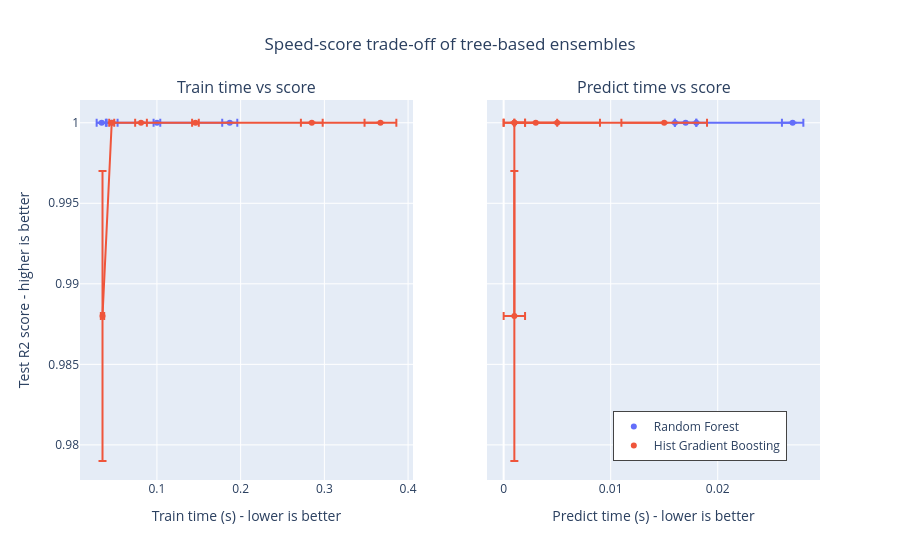

Notebook code cell kept with this figure:
### Code cell
import plotly.colors as colors
import plotly.express as px
from plotly.subplots import make_subplots

fig = make_subplots(
    rows=1,
    cols=2,
    shared_yaxes=True,
    subplot_titles=["Train time vs score", "Predict time vs score"],
)
model_names = [result["model"] for result in results]
colors_list = colors.qualitative.Plotly * (
    len(model_names) // len(colors.qualitative.Plotly) + 1
)

for idx, result in enumerate(results):
    cv_results = result["cv_results"].round(3)
    model_name = result["model"]
    param_name = next(iter(param_grids[model_name].keys()))
    cv_results[param_name] = cv_results["param_" + param_name]
    cv_results["model"] = model_name

    scatter_fig = px.scatter(
        cv_results,
        x="mean_fit_time",
        y="mean_test_score",
        error_x="std_fit_time",
        error_y="std_test_score",
        hover_data=param_name,
        color="model",
    )
    line_fig = px.line(
        cv_results,
        x="mean_fit_time",
        y="mean_test_score",
    )

    scatter_trace = scatter_fig["data"][0]
    line_trace = line_fig["data"][0]
    scatter_trace.update(marker=dict(color=colors_list[idx]))
    line_trace.update(line=dict(color=colors_list[idx]))
    fig.add_trace(scatter_trace, row=1, col=1)
    fig.add_trace(line_trace, row=1, col=1)

    scatter_fig = px.scatter(
        cv_results,
        x="mean_score_time",
        y="mean_test_score",
        error_x="std_score_time",
        error_y="std_test_score",
        hover_data=param_name,
    )
    line_fig = px.line(
        cv_results,
        x="mean_score_time",
        y="mean_test_score",
    )

    scatter_trace = scatter_fig["data"][0]
    line_trace = line_fig["data"][0]
    scatter_trace.update(marker=dict(color=colors_list[idx]))
    line_trace.update(line=dict(color=colors_list[idx]))
    fig.add_trace(scatter_trace, row=1, col=2)
    fig.add_trace(line_trace, row=1, col=2)

fig.update_layout(
    xaxis=dict(title="Train time (s) - lower is better"),
    yaxis=dict(title="Test R2 score - higher is better"),
    xaxis2=dict(title="Predict time (s) - lower is better"),
    legend=dict(x=0.72, y=0.05, traceorder="normal", borderwidth=1),
    title=dict(x=0.5, text="Speed-score trade-off of tree-based ensembles"),
)

### Figure 1 — Plotly figure (JSON) as saved in the notebook; plotly's stock layout.template omitted (floating-point values rounded to 4 significant figures)
{"data": [{"customdata": [[10], [20], [50], [100]], "error_x": {"array": [0.006, 0.007, 0.004, 0.009]}, "error_y": {"array": [0, 0, 0, 0]}, "hovertemplate": "model=Random Forest<br>mean_fit_time=%{x}<br>mean_test_score=%{y}<br>n_estimators=%{customdata[0]}<extra></extra>", "legendgroup": "Random Forest", "marker": {"color": "#636EFA", "symbol": "circle"}, "mode": "markers", "name": "Random Forest", "orientation": "v", "showlegend": true, "type": "scatter", "x": [0.034, 0.046, 0.1, 0.187], "xaxis": "x", "y": [1, 1, 1, 1], "yaxis": "y"}, {"hovertemplate": "mean_fit_time=%{x}<br>mean_test_score=%{y}<extra></extra>", "legendgroup": "", "line": {"color": "#636EFA", "dash": "solid"}, "marker": {"symbol": "circle"}, "mode": "lines", "name": "", "orientation": "v", "showlegend": false, "type": "scatter", "x": [0.034, 0.046, 0.1, 0.187], "xaxis": "x", "y": [1, 1, 1, 1], "yaxis": "y"}, {"customdata": [[10], [20], [50], [100]], "error_x": {"array": [0, 0.001, 0, 0.001]}, "error_y": {"array": [0, 0, 0, 0]}, "hovertemplate": "mean_score_time=%{x}<br>mean_test_score=%{y}<br>n_estimators=%{customdata[0]}<extra></extra>", "legendgroup": "", "marker": {"color": "#636EFA", "symbol": "circle"}, "mode": "markers", "name": "", "orientation": "v", "showlegend": false, "type": "scatter", "x": [0.018, 0.017, 0.016, 0.027], "xaxis": "x2", "y": [1, 1, 1, 1], "yaxis": "y2"}, {"hovertemplate": "mean_score_time=%{x}<br>mean_test_score=%{y}<extra></extra>", "legendgroup": "", "line": {"color": "#636EFA", "dash": "solid"}, "marker": {"symbol": "circle"}, "mode": "lines", "name": "", "orientation": "v", "showlegend": false, "type": "scatter", "x": [0.018, 0.017, 0.016, 0.027], "xaxis": "x2", "y": [1, 1, 1, 1], "yaxis": "y2"}, {"customdata": [[10], [20], [50], [100], [300], [500]], "error_x": {"array": [0.002, 0.003, 0.007, 0.004, 0.013, 0.019]}, "error_y": {"array": [0.009, 0, 0, 0, 0, 0]}, "hovertemplate": "model=Hist Gradient Boosting<br>mean_fit_time=%{x}<br>mean_test_score=%{y}<br>max_iter=%{customdata[0]}<extra></extra>", "legendgroup": "Hist Gradient Boosting", "marker": {"color": "#EF553B", "symbol": "circle"}, "mode": "markers", "name": "Hist Gradient Boosting", "orientation": "v", "showlegend": true, "type": "scatter", "x": [0.035, 0.046, 0.081, 0.146, 0.285, 0.367], "xaxis": "x", "y": [0.988, 1, 1, 1, 1, 1], "yaxis": "y"}, {"hovertemplate": "mean_fit_time=%{x}<br>mean_test_score=%{y}<extra></extra>", "legendgroup": "", "line": {"color": "#EF553B", "dash": "solid"}, "marker": {"symbol": "circle"}, "mode": "lines", "name": "", "orientation": "v", "showlegend": false, "type": "scatter", "x": [0.035, 0.046, 0.081, 0.146, 0.285, 0.367], "xaxis": "x", "y": [0.988, 1, 1, 1, 1, 1], "yaxis": "y"}, {"customdata": [[10], [20], [50], [100], [300], [500]], "error_x": {"array": [0.001, 0.001, 0.001, 0.002, 0.004, 0.004]}, "error_y": {"array": [0.009, 0, 0, 0, 0, 0]}, "hovertemplate": "mean_score_time=%{x}<br>mean_test_score=%{y}<br>max_iter=%{customdata[0]}<extra></extra>", "legendgroup": "", "marker": {"color": "#EF553B", "symbol": "circle"}, "mode": "markers", "name": "", "orientation": "v", "showlegend": false, "type": "scatter", "x": [0.001, 0.001, 0.001, 0.003, 0.005, 0.015], "xaxis": "x2", "y": [0.988, 1, 1, 1, 1, 1], "yaxis": "y2"}, {"hovertemplate": "mean_score_time=%{x}<br>mean_test_score=%{y}<extra></extra>", "legendgroup": "", "line": {"color": "#EF553B", "dash": "solid"}, "marker": {"symbol": "circle"}, "mode": "lines", "name": "", "orientation": "v", "showlegend": false, "type": "scatter", "x": [0.001, 0.001, 0.001, 0.003, 0.005, 0.015], "xaxis": "x2", "y": [0.988, 1, 1, 1, 1, 1], "yaxis": "y2"}], "layout": {"annotations": [{"font": {"size": 16}, "showarrow": false, "text": "Train time vs score", "x": 0.225, "xanchor": "center", "xref": "paper", "y": 1, "yanchor": "bottom", "yref": "paper"}, {"font": {"size": 16}, "showarrow": false, "text": "Predict time vs score", "x": 0.775, "xanchor": "center", "xref": "paper", "y": 1, "yanchor": "bottom", "yref": "paper"}], "legend": {"borderwidth": 1, "traceorder": "normal", "x": 0.72, "y": 0.05}, "title": {"text": "Speed-score trade-off of tree-based ensembles", "x": 0.5}, "xaxis": {"anchor": "y", "domain": [0, 0.45], "title": {"text": "Train time (s) - lower is better"}}, "xaxis2": {"anchor": "y2", "domain": [0.55, 1], "title": {"text": "Predict time (s) - lower is better"}}, "yaxis": {"anchor": "x", "domain": [0, 1], "title": {"text": "Test R2 score - higher is better"}}, "yaxis2": {"anchor": "x2", "domain": [0, 1], "matches": "y", "showticklabels": false}}}
